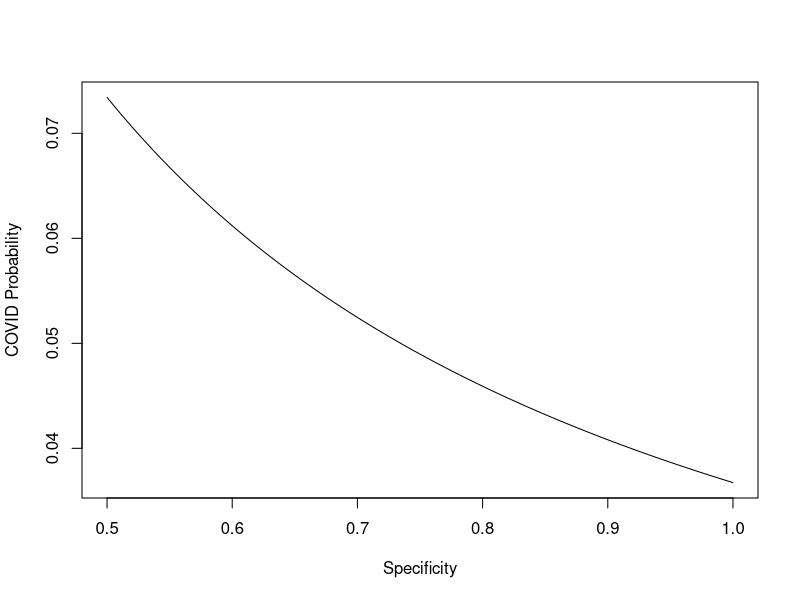

The R script that drew this image:
## ---- chunk 1
COVID_probability <- function(specificity) {
  numerator <- 0.8*0.093*0.008
  denominator <- (0.8*0.008 + 0.01*0.992) * (0.093*0.008 + specificity * 0.992)
  return(numerator / denominator)
}
curve(COVID_probability,from = 0.5, to = 1, xlab = "Specificity", ylab = "COVID Probability")
